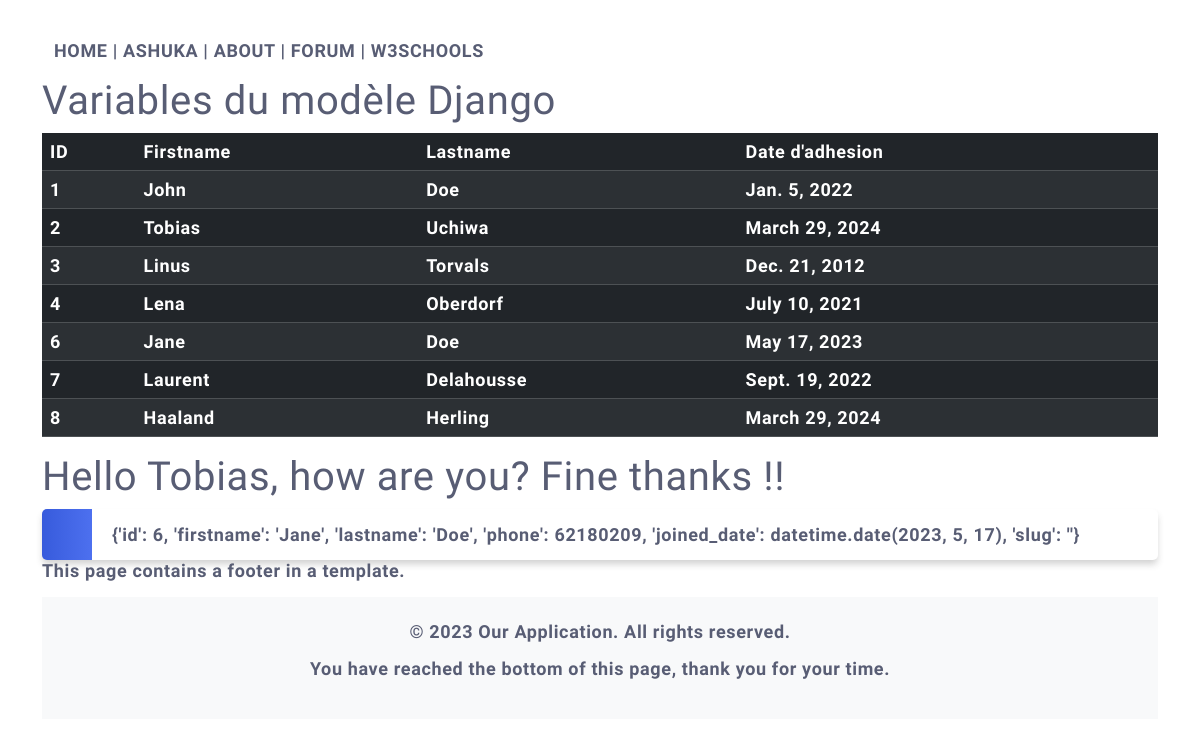
Page /testing/ on the earlier database version.
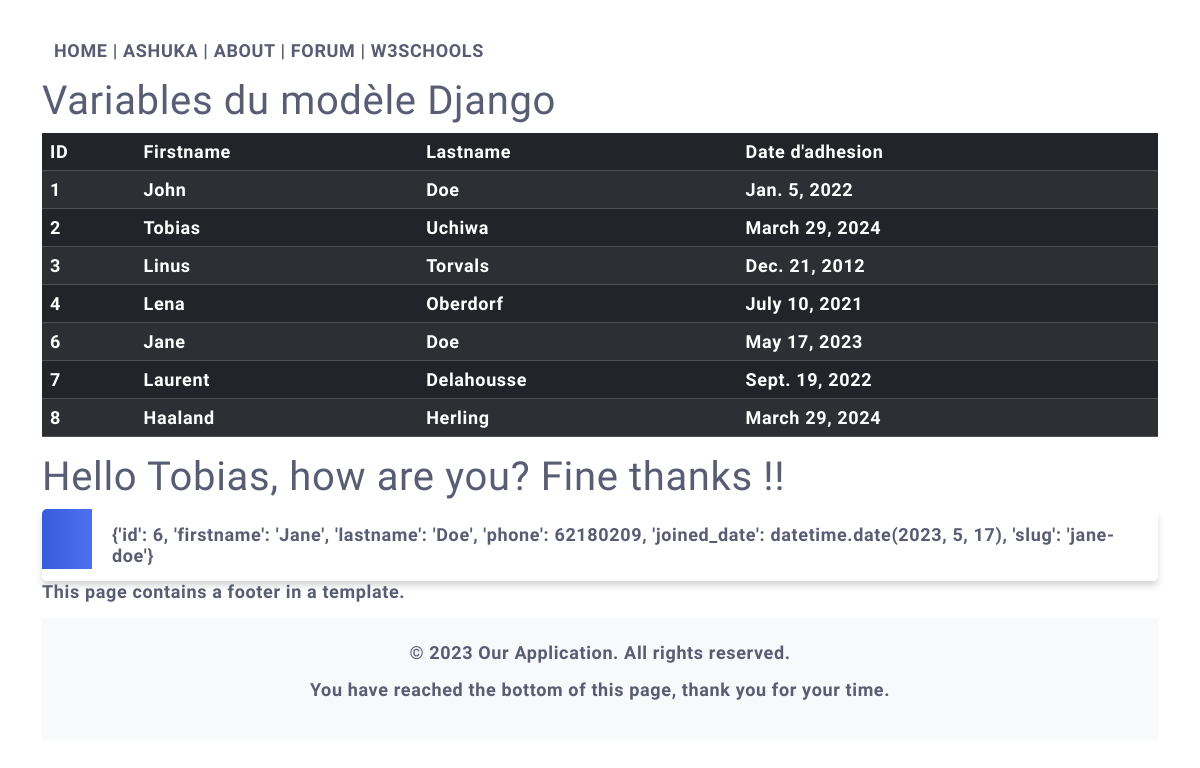
Same page on the later database version.
### members/models.py (models this page shows, shortened)
class Member(models.Model):
  firstname = models.CharField(max_length=255)
  lastname = models.CharField(max_length=255)
  phone = models.IntegerField(null=True)
  joined_date = models.DateField(null=True)
  slug = models.SlugField(default="", null=False)

### members/views.py (the view)
# urls.py: path('testing/', views.testing, name='testing'),
def testing(request):
  mydata = Member.objects.filter(firstname='Jane').values()
  mymembers = Member.objects.all().values()
  template = loader.get_template('template.html')
  context = {
    'mymembers': mymembers,
    'mydata': mydata,
    'x': True,
  }
  return HttpResponse(template.render(context, request))

### members/templates/template.html (shortened to what this page needs)
{% extends "master.html" %}
{% block content %}
<div class="container py-3">
  {% include "mymenu.html" with me="ASHUKA" sponsor="W3SCHOOLS" %}
  <h1>Variables du modèle Django</h1>
    <table class="table table-dark table-striped">
      <thead>
        <tr>
          <th scope="col">ID</th>
          <th scope="col">Firstname</th>
          <th scope="col">Lastname</th>
          <th scope="col">Date d'adhesion</th>
        </tr>
      </thead>
      {% for x in mymembers %}
        <tr>
          <td>{{ x.id }}</td>
          <td>{{ x.firstname }}</td>
          <td>{{ x.lastname }}</td>
          <td>{{ x.joined_date }}</td>
        </tr>
      {% endfor %}
    </table>
    {% with firstname="Tobias" %}
      <h1>
        Hello {{ firstname }}, how are you?
        {% if x %}
          Fine thanks !!
          {% else %}
            Sorry, I'm not fine today
        {% endif %}
      </h1>
    {% endwith %}
    {% for y in mydata %}
      <ul>
        <li>{{ y }}</li>
      </ul>
    {% endfor %}
    <p>This page contains a footer in a template.</p>
    {% include 'footer.html' %}
</div>
{% endblock content %}

Differences in the rows shown:
changed Member "Jane": y "{'id': 6, 'firstname': 'Jane', 'lastname': 'Doe', 'phone': 62180209, 'joined_date': datetime.date(2023, 5, 17), 'slug': ''}" → "{'id': 6, 'firstname': 'Jane', 'lastname': 'Doe', 'phone': 62180209, 'joined_date': datetime.date(2023, 5, 17), 'slug': 'jane-doe'}"
